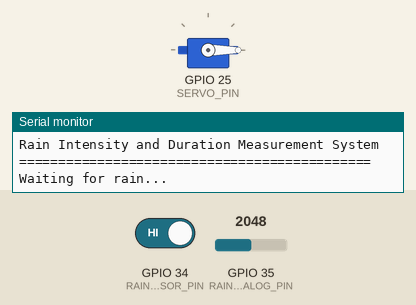
Simulated run of this sketch. Board: ESP32. Parts: servo, the last lines printed to the serial monitor. The test bench sets the inputs (shaded band); at power-on: GPIO 34 (RAIN_SENSOR_PIN) HIGH, GPIO 35 (RAIN_ANALOG_PIN) = 2048. WiFi joins after 1.5 s; servers stay silent unless stated; no MQTT or app messages arrive unless stated.

Above: at 2.7 s.
2.8 s: GPIO 34 (RAIN_SENSOR_PIN) driven LOW
At 4.1 s:
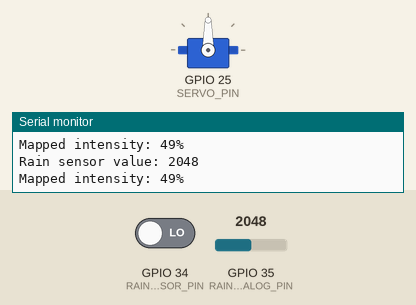
Timing chart, 0 to 5.8 s (numbered marks = the images above; inputs shaded):
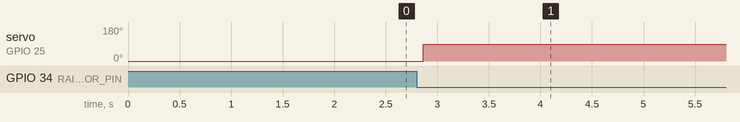

Measured:
- after the input at 2.8 s, servo on GPIO 25 (SERVO_PIN): 0° → 90° after 0.06 s

The sketch:

RainSensor.ino
```cpp
#include <WiFi.h>
#include <PubSubClient.h>
#include <WiFiClientSecure.h>
#include <ESP32Servo.h>

// Pin Definitions
#define RAIN_SENSOR_PIN 34  // Digital rain sensor input pin
#define RAIN_ANALOG_PIN 35  // Analog rain sensor input pin for intensity measurement

// Servo Control Pins and Positions
constexpr int SERVO_PIN = 25;  // Servo control pin
constexpr int SERVO_OPEN_ANGLE = 0;   // Shelter open position
constexpr int SERVO_CLOSED_ANGLE = 90;  // Shelter closed position

// Rain Intensity Constants
const int dryThreshold = 4095;  // Threshold value for considering it as dry (adjust based on your sensor)
const unsigned long sampleInterval = 1000;  // Sample interval in milliseconds (1 second)
const unsigned long aiDataInterval = 5000;  // Interval to send AI data during rain (every 5 seconds)

// Rain Intensity Variables
unsigned long rainStartTime = 0;  // When rain started
unsigned long rainEndTime = 0;    // When rain ended
unsigned long totalRainDuration = 0;  // Total duration of rain in milliseconds
unsigned long lastSampleTime = 0;  // Last time we took a sample
unsigned long lastAiDataTime = 0;  // Last time we sent AI data during rain
int rainIntensitySum = 0;         // Sum of all intensity readings
int rainSampleCount = 0;          // Count of samples taken during rain
float avgRainIntensity = 0.0;     // Average rain intensity
bool isRaining = false;           // Flag to track if it's currently raining

// Wi-Fi Credentials
const char *ssid = "codeplex";
const char *password = "iotproject";

// MQTT Broker Details
String device_id = "Device0001";
const char *mqtt_server = "a1844d6db9f847b88e8653fc92321028.s1.eu.hivemq.cloud";
const int mqtt_port = 8883;  // Use port 8883 for secure connection (TLS)
const char *mqtt_user = "Device0001";
const char *mqtt_password = "Device0001";
const char *mqtt_clientId = "Device_Device0001";
const char *topic_publish = "RainSensorData";
const char *topic_aidata_publish = "RainSensorData/aiData";

WiFiClientSecure esp_client;  // Use WiFiClient for secure connection
PubSubClient *mqtt_client;

Servo shelterServo;  // Create Servo object for controlling the shelter

void callback(char *topic, byte *payload, unsigned int length);

// Data Sending Time
unsigned long CurrentMillis, PreviousMillis, DataSendingTime = (unsigned long)1000 * 10;
bool shelterClosed = false;  // Variable to track the shelter state

void setup() {
  Serial.begin(115200);
  pinMode(RAIN_SENSOR_PIN, INPUT);    // Configure the digital rain sensor pin as input
  pinMode(RAIN_ANALOG_PIN, INPUT);    // Configure the analog rain sensor pin as input

  // Initialize Servo
  shelterServo.setPeriodHertz(50);
  shelterServo.attach(SERVO_PIN, 500, 2400);
  openShelter();  // Start with the shelter open

  setup_wifi();
  esp_client.setInsecure();
  mqtt_client = new PubSubClient(esp_client);
  mqtt_client->setServer(mqtt_server, mqtt_port);
  mqtt_client->setCallback(callback);

  mqtt_connect();

  Serial.println("Rain Intensity and Duration Measurement System");
  Serial.println("=============================================");
  Serial.println("Waiting for rain...");

  // Initialize timing variables
  lastSampleTime = millis();
  lastAiDataTime = millis();
}

void loop() {
  // Get current time
  unsigned long currentTime = millis();

  // Read digital rain sensor for shelter control
  int digitalRainState = digitalRead(RAIN_SENSOR_PIN);  // LOW = raining, HIGH = not raining

  // Control shelter based on digital rain sensor
  if (digitalRainState == LOW) {
    if (!shelterClosed) {
      closeShelter();  // Close shelter if it's raining
    }

    // If the digital sensor indicates rain and we're not already tracking it,
    // start a new rain event
    if (!isRaining) {
      isRaining = true;
      rainStartTime = currentTime;
      lastAiDataTime = currentTime;  // Reset AI data timing when rain starts
      Serial.println("Rain detected!");

      // Reset our intensity calculations
      rainIntensitySum = 0;
      rainSampleCount = 0;
      avgRainIntensity = 0.0;
    }
  } else {
    // If digital sensor indicates it's dry
    if (shelterClosed) {
      delay(7000);
      openShelter();  // Open shelter if it stops raining
    }

    // If we were previously tracking rain, end the rain event
    if (isRaining) {
      isRaining = false;
      rainEndTime = currentTime;
      unsigned long rainDuration = rainEndTime - rainStartTime;
      totalRainDuration += rainDuration;

      // Display final data for this rain event
      Serial.println("\n----- Rain Event Summary -----");
      Serial.print("Average rain intensity: ");
      Serial.print(avgRainIntensity);
      Serial.println("%");

      Serial.print("Rain duration: ");
      printDuration(rainDuration);
      Serial.println("\n");

      // Also publish final rain data to AI data topic
      Serial.println("Publishing final rain data...");
      publishRainData(avgRainIntensity, rainDuration);

      Serial.println("Waiting for next rain event...");
    }
  }

  // Process analog rain intensity measurement only if we're in a rain event
  if (isRaining && (currentTime - lastSampleTime >= sampleInterval)) {
    lastSampleTime = currentTime;  // Update sample time

    // Read the rain sensor value from analog pin
    int rainValue = analogRead(RAIN_ANALOG_PIN);
    Serial.print("Rain sensor value: ");
    Serial.println(rainValue);

    // Map the rain value to a percentage (0-100%)
    // Lower values typically indicate more rain with most sensors
    int rainIntensity = map(rainValue, dryThreshold, 0, 0, 100);

    // Constrain the intensity between 0 and 100
    rainIntensity = constrain(rainIntensity, 0, 100);
    Serial.print("Mapped intensity: ");
    Serial.print(rainIntensity);
    Serial.println("%");

    // Add to our intensity calculations
    rainIntensitySum += rainIntensity;
    rainSampleCount++;

    // Calculate average intensity so far
    avgRainIntensity = (float)rainIntensitySum / rainSampleCount;

    // Check if it's time to send intensity and duration data (every 5 seconds)
    if (currentTime - lastAiDataTime >= aiDataInterval) {
      lastAiDataTime = currentTime;  // Update last AI data time
      unsigned long currentDuration = currentTime - rainStartTime;

      // Publish current rain intensity and duration to AI data topic every 5 seconds
      Serial.println("Time to send AI data...");
      publishRainData(avgRainIntensity, currentDuration);
    }
  }

  // Publish regular status data to MQTT every 10 seconds
  CurrentMillis = millis();
  if (CurrentMillis - PreviousMillis > DataSendingTime) {
    PreviousMillis = CurrentMillis;

    // Publish simple message "Raining" or "Dry"
    String message = (digitalRainState == LOW) ? "Raining" : "Dry";  // "Raining" if LOW, "Dry" if HIGH
    mqtt_publish(topic_publish, message.c_str());
  }

  if (!mqtt_client->loop()) {
    mqtt_connect();
  }
  delay(100);  // Reduced delay for better responsiveness
}

// Setup Wi-Fi connection
void setup_wifi() {
  Serial.println();
  Serial.print("Connecting to ");
  Serial.println("\"" + String(ssid) + "\"");

  WiFi.begin(ssid, password);
  while (WiFi.status() != WL_CONNECTED) {
    delay(500);
    Serial.print(".");
  }
  Serial.println("\nWiFi connected");
  Serial.print("IP address: ");
  Serial.println(WiFi.localIP());
}

// MQTT Connection
void mqtt_connect() {
  while (!mqtt_client->connected()) {
    Serial.println("\nAttempting MQTT connection...");
    if (mqtt_client->connect(mqtt_clientId, mqtt_user, mqtt_password)) {
      Serial.println("MQTT Client Connected");
    } else {
      Serial.print("failed, rc=");
      Serial.print(mqtt_client->state());
      Serial.println(" try again in 5 seconds");
      delay(5000);
    }
  }
}

// MQTT Publish function with topic parameter
void mqtt_publish(const char *topic, const char *data) {
  mqtt_connect();
  Serial.println("Publish Topic: \"" + String(topic) + "\"");
  if (mqtt_client->publish(topic, data)) {
    Serial.println("Publish \"" + String(data) + "\" ok");
  } else {
    Serial.println("Publish \"" + String(data) + "\" failed");
  }
}

// Function to publish rain data (both during rain and when it stops)
void publishRainData(float intensity, unsigned long duration) {
  // Format: "Intensity: X%, Duration: Xh Xm Xs"
  String durationStr = formatDuration(duration);
  String message = "Intensity: " + String(intensity, 1) + "%, Duration: " + durationStr;

  mqtt_publish(topic_aidata_publish, message.c_str());

  // Also show on serial for debugging
  Serial.println("Publishing data: " + message);
}

// Function to format duration as string
String formatDuration(unsigned long duration) {
  unsigned long seconds = duration / 1000;
  unsigned long minutes = seconds / 60;
  unsigned long hours = minutes / 60;

  seconds %= 60;
  minutes %= 60;

  String result = "";
  if (hours > 0) {
    result += String(hours) + "h ";
  }
  if (minutes > 0 || hours > 0) {
    result += String(minutes) + "m ";
  }
  result += String(seconds) + "s";

  return result;
}

// Function to print duration in a readable format
void printDuration(unsigned long duration) {
  unsigned long seconds = duration / 1000;
  unsigned long minutes = seconds / 60;
  unsigned long hours = minutes / 60;

  seconds %= 60;
  minutes %= 60;

  if (hours > 0) {
    Serial.print(hours);
    Serial.print("h ");
  }
  if (minutes > 0 || hours > 0) {
    Serial.print(minutes);
    Serial.print("m ");
  }
  Serial.print(seconds);
  Serial.print("s");
}

// Shelter Control Functions
void closeShelter() {
  shelterServo.write(SERVO_CLOSED_ANGLE);
  shelterClosed = true;
  Serial.println("Action: Closing shelter");
}

void openShelter() {
  shelterServo.write(SERVO_OPEN_ANGLE);
  shelterClosed = false;
  Serial.println("Action: Opening shelter");
}

// MQTT Callback Function (Not needed for publishing)
void callback(char *topic, byte *payload, unsigned int length) {
  // No need for callback in this scenario, we are only publishing data
}
```
